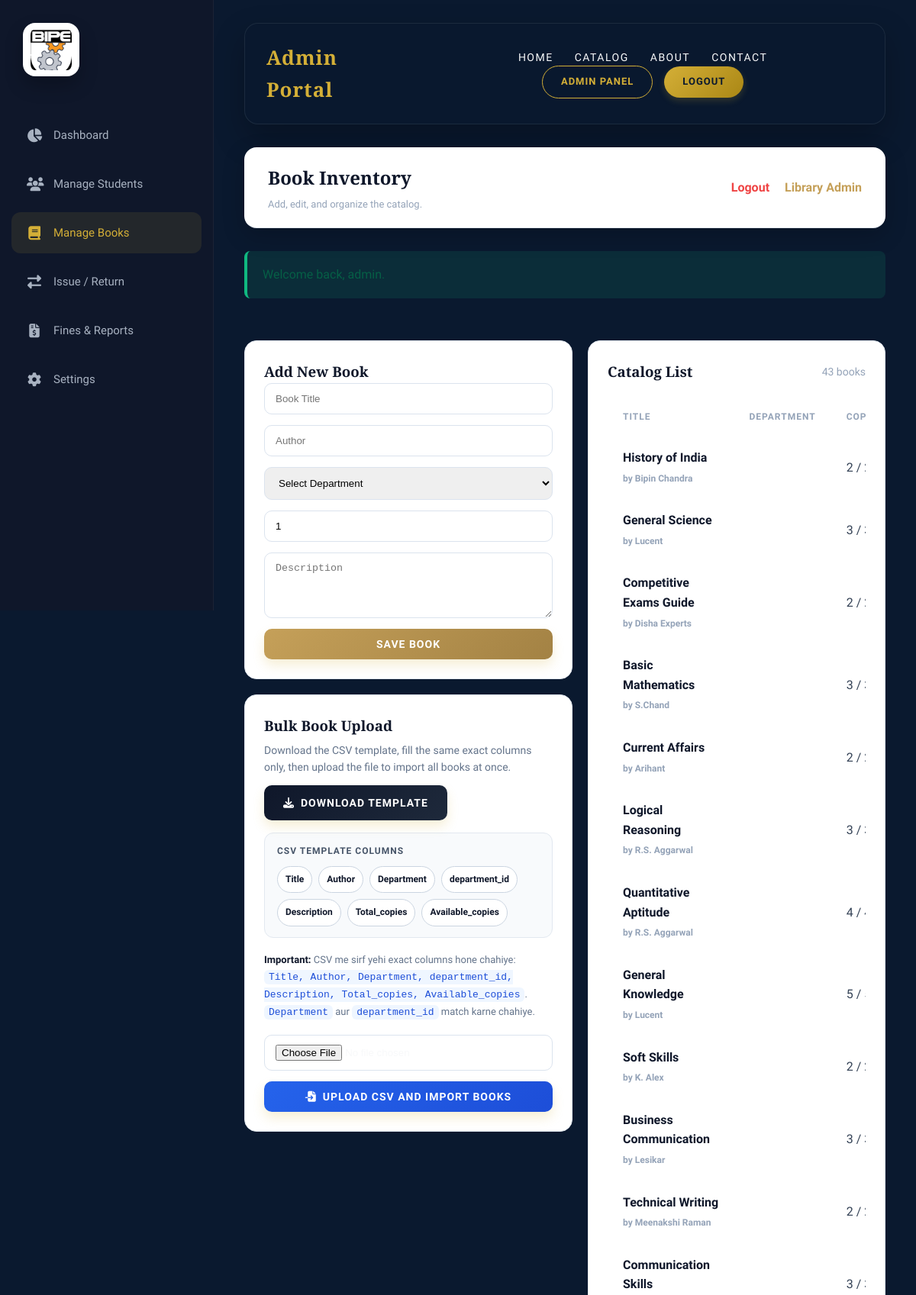
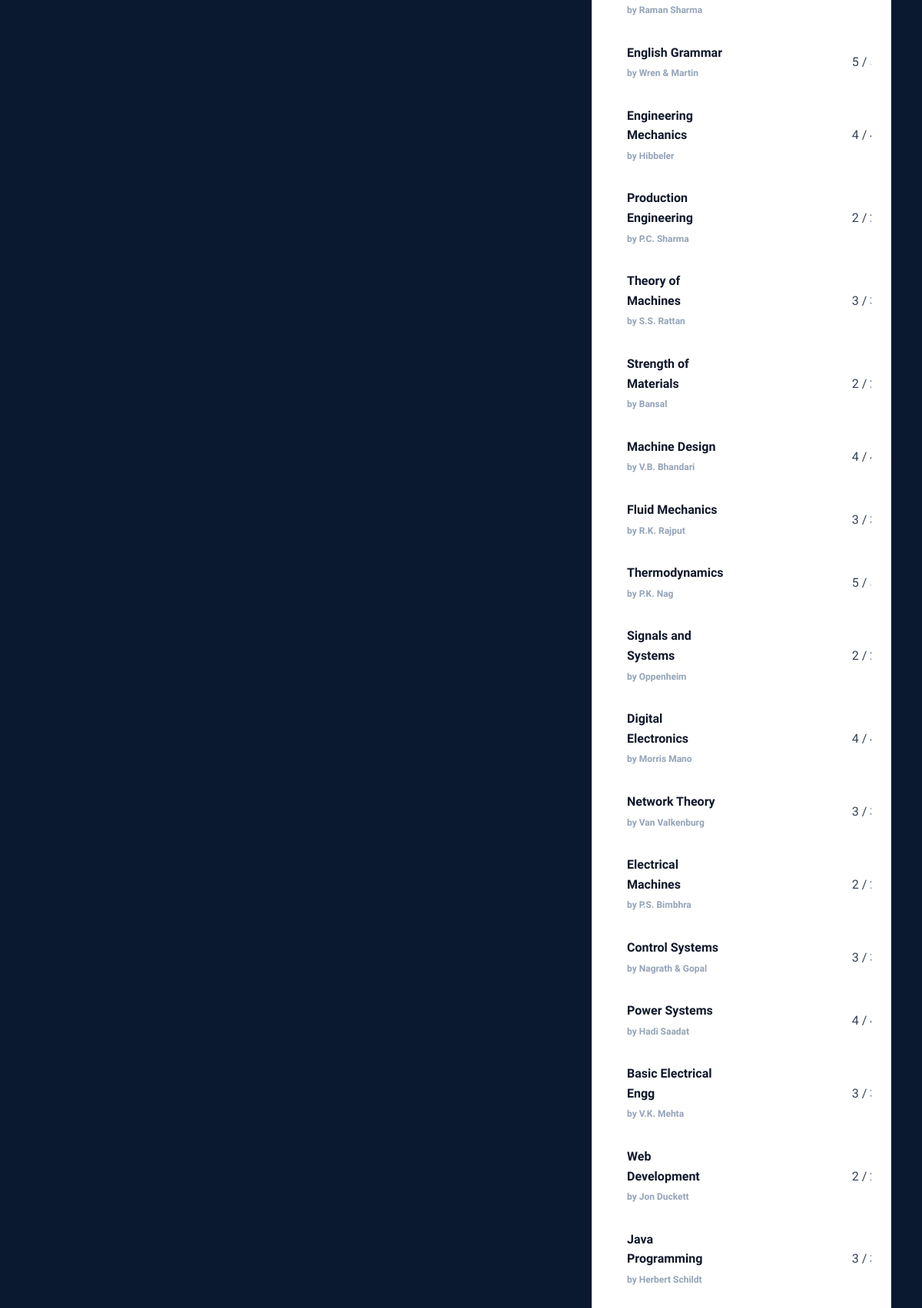
Page /admin/books.php (signed in, upper part) on the committed database (2 pictures, top to bottom).
### tables this page shows
CREATE TABLE IF NOT EXISTS books_table (
    id INT AUTO_INCREMENT PRIMARY KEY,
    Title VARCHAR(180) NOT NULL,
    Author VARCHAR(160) NOT NULL,
    Department VARCHAR(120) NOT NULL,
    department_id INT NULL,
    Description TEXT NULL,
    Total_copies INT NOT NULL DEFAULT 1,
    Available_copies INT NOT NULL DEFAULT 1,
    created_at TIMESTAMP DEFAULT CURRENT_TIMESTAMP,
    updated_at TIMESTAMP DEFAULT CURRENT_TIMESTAMP ON UPDATE CURRENT_TIMESTAMP
);

### app/helpers.php (called while the page is built, shortened)
<?php
function e(mixed $value): string
{
    return htmlspecialchars((string) $value, ENT_QUOTES, 'UTF-8');
}
function path_prefix(): string
{
    $scriptDir = str_replace('\\', '/', dirname($_SERVER['SCRIPT_NAME'] ?? ''));
    $scriptDir = trim($scriptDir, '/');
    return str_repeat('../', substr_count($scriptDir, '/') + 1);
}
function url(string $path = ''): string
{
    return path_prefix() . ltrim($path, '/');
}
function flash(string $key, ?string $message = null): ?string
{
    if (!array_key_exists($key, $_SESSION['_flash'])) {
        return null;
    }
    $value = $_SESSION['_flash'][$key];
    return $value;
}
function db_types(array $params): string
{
    $types = '';
    foreach ($params as $param) {
        $types .= match (true) {
            is_int($param) => 'i',
            is_float($param) => 'd',
            default => 's',
        };
    }
    return $types;
}
function db_bind(mysqli_stmt $statement, array $params, ?string $types = null): void
{
    if ($params === []) {
        return;
    }
    $bindTypes = $types ?? db_types($params);
    $bindValues = [$bindTypes];
    foreach ($params as $index => $value) {
        $bindValues[] = &$params[$index];
    }
    $statement->bind_param(...$bindValues);
}
function db_execute(string $sql, array $params = [], ?string $types = null): mysqli_stmt
{
    $statement = database_connection()->prepare($sql);
    db_bind($statement, $params, $types);
    $statement->execute();
    return $statement;
}
function db_all(string $sql, array $params = [], ?string $types = null): array
{
    return db_execute($sql, $params, $types)->get_result()->fetch_all(MYSQLI_ASSOC);
}
function db_one(string $sql, array $params = [], ?string $types = null): ?array
{
    $result = db_execute($sql, $params, $types)->get_result()->fetch_assoc();
    return $result ?: null;
}

### config/database.php (called while the page is built, shortened)
<?php
function database_config(): array
{
    return [
        'host' => getenv('LMS_DB_HOST') ?: 'localhost',
        'username' => getenv('LMS_DB_USER') ?: 'root',
        'password' => getenv('LMS_DB_PASSWORD') ?: 'M4a1..,.,.,@',
        'database' => getenv('LMS_DB_NAME') ?: 'library',
        'port' => (int) (getenv('LMS_DB_PORT') ?: 3306),
    ];
}
function database_connection()
{
    static $connection = null;
    if ($connection instanceof mysqli) {
        return $connection;
    }
    $config = database_config();
    $hosts = array_unique([$config['host'], 'localhost', '127.0.0.1']);
    $lastException = null;
    foreach ($hosts as $host) {
        try {
            $candidate = mysqli_init();
            $candidate->real_connect(
                $host,
                $config['username'],
                $config['password'],
                null,
                $config['port']
            );
            $candidate->set_charset('utf8mb4');
            $candidate->query(
                sprintf(
                    "CREATE DATABASE IF NOT EXISTS `%s` CHARACTER SET utf8mb4 COLLATE utf8mb4_unicode_ci",
                    $candidate->real_escape_string($config['database'])
                )
            );
            $candidate->select_db($config['database']);
            $connection = $candidate;
            return $connection;
        } catch (Throwable $exception) {
            $lastException = $exception;
        }
    }
    throw $lastException ?? new RuntimeException('Unable to connect to the MySQL server.');
}

### app/auth.php (called while the page is built, shortened)
<?php
function current_admin(): ?array
{
    $admin = db_one('SELECT * FROM admins WHERE id = ?', [(int) $_SESSION['admin_id']], 'i');
    return $admin;
}
function require_admin(): array
{
    $admin = current_admin();
    return $admin;
}

### app/library.php (called while the page is built, shortened)
<?php
function books_csv_template_headers(): array
{
    return ['Title', 'Author', 'Department', 'department_id', 'Description', 'Total_copies', 'Available_copies'];
}

### admin/books.php (the view, shortened to what this page needs)
<?php
$admin = require_admin();
$activePage = 'books';
$editId = isset($_GET['edit']) ? (int) $_GET['edit'] : null;
$csvTemplateHeaders = books_csv_template_headers();
$editBook = $editId
    ? db_one(
        'SELECT b.*, d.name AS Department
         FROM books_table b
         LEFT JOIN departments d ON d.id = b.department_id
         WHERE b.id = ?',
        [$editId],
        'i'
    )
    : null;
$books = db_all(
    'SELECT b.*, d.name AS Department
     FROM books_table b
     LEFT JOIN departments d ON d.id = b.department_id
     ORDER BY b.created_at DESC, b.id DESC'
);
$successMessage = flash('success');
$errorMessage = flash('error');
?>
<!DOCTYPE html>
<html lang="en">
<head>
    <link rel="stylesheet" href="https://cdnjs.cloudflare.com/ajax/libs/font-awesome/6.4.0/css/all.min.css">
    <link rel="stylesheet" href="<?= e(url('assets/css/dashboard.css')) ?>">
</head>
<body>
    <?php include __DIR__ . '/../includes/admin_sidebar.php'; ?>
    <div class="main">
        <?php include __DIR__ . '/../includes/admin_portal_header.php'; ?>
        <div class="top-bar" style="background:#fff; border-bottom:1px solid #e2e8f0;">
            <div class="welcome-msg">
                <h2 style="color:#0f172a;">Book Inventory</h2>
                <p style="color:#94a3b8;">Add, edit, and organize the catalog.</p>
            </div>
            <div class="profile-area">
                <a href="<?= e(url('admin/logout.php')) ?>" style="color:#ef4444; text-decoration:none; font-weight:600;">Logout</a>
                <span style="color:#c5a059; font-weight:600;"><?= e($admin['name']) ?></span>
            </div>
        </div>
        <?php if ($successMessage || $errorMessage): ?>
            <div style="background: <?= $errorMessage ? 'rgba(239,68,68,0.1)' : 'rgba(16,185,129,0.12)' ?>; border-left: 4px solid <?= $errorMessage ? '#ef4444' : '#10b981' ?>; color: <?= $errorMessage ? '#ef4444' : '#065f46' ?>; padding: 18px 20px; border-radius: 8px; margin-bottom: 25px;">
                <?= e($errorMessage ?: $successMessage) ?>
            </div>
        <?php endif; ?>
        <div class="stats-grid" style="grid-template-columns: minmax(320px, 430px) minmax(0, 1fr); align-items:start;">
            <div style="display:grid; gap:20px;">
                <div class="table-container" style="background:#fff; border:1px solid #e2e8f0;">
                    <h3 style="margin-top:0; color:#0f172a; font-family:'Playfair Display', serif;"><?= $editBook ? 'Edit Book' : 'Add New Book' ?></h3>
                    <form method="POST" action="<?= e(url('admin/books.php')) ?>" style="display:grid; gap:14px;">
                        <input type="text" name="title" placeholder="Book Title" value="<?= e((string) ($editBook['Title'] ?? '')) ?>" required style="padding:12px 14px; border:1px solid #dbe3ee; border-radius:10px;">
                        <input type="text" name="author" placeholder="Author" value="<?= e((string) ($editBook['Author'] ?? '')) ?>" required style="padding:12px 14px; border:1px solid #dbe3ee; border-radius:10px;">
                        <select name="department_id" required style="padding:12px 14px; border:1px solid #dbe3ee; border-radius:10px;">
                            <option value="" disabled <?= empty($editBook['department_id']) ? 'selected' : '' ?>>Select Department</option>
                        </select>
                        <input type="number" min="1" name="total_copies" placeholder="Total Copies" value="<?= e((string) ($editBook['Total_copies'] ?? '1')) ?>" required style="padding:12px 14px; border:1px solid #dbe3ee; border-radius:10px;">
                        <textarea name="description" placeholder="Description" rows="4" style="padding:12px 14px; border:1px solid #dbe3ee; border-radius:10px;"><?= e((string) ($editBook['Description'] ?? '')) ?></textarea>
                        <button type="submit" name="save_book" class="btn-gold" style="background: linear-gradient(135deg, #c5a059, #a38244); color:#fff; justify-content:center;">Save Book</button>
                    </form>
                </div>
                <div class="table-container" style="background:#fff; border:1px solid #e2e8f0;">
                    <div style="display:flex; justify-content:space-between; align-items:flex-start; gap:12px; margin-bottom:16px; flex-wrap:wrap;">
                        <div>
                            <h3 style="margin:0 0 6px 0; color:#0f172a; font-family:'Playfair Display', serif;">Bulk Book Upload</h3>
                            <p style="margin:0; color:#64748b; font-size:14px; line-height:1.6;">Download the CSV template, fill the same exact columns only, then upload the file to import all books at once.</p>
                        </div>
                        <a href="<?= e(url('admin/books.php?download=books-csv-template')) ?>" class="btn-gold" style="background: linear-gradient(135deg, #0f172a, #1e293b); color:#fff; justify-content:center;">
                            <i class="fas fa-download"></i> Download Template
                        </a>
                    </div>
                    <div style="margin-bottom:18px; padding:14px 16px; border-radius:12px; background:#f8fafc; border:1px solid #e2e8f0;">
                        <div style="font-size:12px; text-transform:uppercase; letter-spacing:1px; font-weight:700; color:#475569; margin-bottom:10px;">CSV Template Columns</div>
                        <div style="display:flex; gap:8px; flex-wrap:wrap;">
                            <?php foreach ($csvTemplateHeaders as $header): ?>
                                <span style="display:inline-flex; align-items:center; padding:7px 10px; border-radius:999px; background:#fff; border:1px solid #cbd5e1; color:#0f172a; font-size:12px; font-weight:600;"><?= e($header) ?></span>
                            <?php endforeach; ?>
                        </div>
                    </div>
                    <div style="margin-bottom:18px; color:#64748b; font-size:13px; line-height:1.7;">
                        <strong style="color:#0f172a;">Important:</strong> CSV me sirf yehi exact columns hone chahiye: <code style="background:#eff6ff; color:#1d4ed8; padding:2px 6px; border-radius:6px;">Title, Author, Department, department_id, Description, Total_copies, Available_copies</code>. <code style="background:#eff6ff; color:#1d4ed8; padding:2px 6px; border-radius:6px;">Department</code> aur <code style="background:#eff6ff; color:#1d4ed8; padding:2px 6px; border-radius:6px;">department_id</code> match karne chahiye.
                    </div>
                    <form method="POST" action="<?= e(url('admin/books.php')) ?>" enctype="multipart/form-data" style="display:grid; gap:14px;">
                        <input type="file" name="books_csv" accept=".csv,text/csv" required style="padding:12px 14px; border:1px solid #dbe3ee; border-radius:10px; background:#fff;">
                        <button type="submit" name="import_books_csv" class="btn-gold" style="background: linear-gradient(135deg, #2563eb, #1d4ed8); color:#fff; justify-content:center;">
                            <i class="fas fa-file-import"></i> Upload CSV and Import Books
                        </button>
                    </form>
                </div>
            </div>
            <div class="table-container" style="background:#fff; border:1px solid #e2e8f0;">
                <div class="table-controls">
                    <h3 style="margin:0; color:#0f172a; font-family:'Playfair Display', serif;">Catalog List</h3>
                    <span style="color:#94a3b8; font-size:14px;"><?= e(count($books)) ?> books</span>
                </div>
                <div style="overflow-x:auto;">
                    <table class="custom-table">
                        <thead>
                            <tr>
                                <th style="color:#94a3b8;">Title</th>
                                <th style="color:#94a3b8;">Department</th>
                                <th style="color:#94a3b8;">Copies</th>
                            </tr>
                        </thead>
                        <tbody>
                            <?php foreach ($books as $book): ?>
                                <tr>
                                    <td style="color:#0f172a; font-weight:600;"><?= e($book['Title']) ?><br><span style="color:#94a3b8; font-size:12px;">by <?= e($book['Author']) ?></span></td>
                                    <td style="color:#334155;"><?= e($book['Department']) ?></td>
                                    <td style="color:#334155;"><?= e((string) $book['Available_copies']) ?> / <?= e((string) $book['Total_copies']) ?></td>
                                </tr>
                            <?php endforeach; ?>
                        </tbody>
                    </table>
                </div>
            </div>
        </div>
    </div>
</body>
</html>

### includes/admin_sidebar.php
<?php
$activePage = $activePage ?? '';
?>
<div class="sidebar" style="background: #0f172a; border-right: 1px solid rgba(255,255,255,0.05);">
    <div class="sidebar-logo" style="color: #c5a059;">
        <img src="<?= e(url('assets/images/image.png')) ?>" alt="BIPE Library Management System" style="height: 70px; width: auto; display: block; border-radius: 16px; background: #fff; padding: 8px 10px; box-shadow: 0 12px 24px rgba(0, 0, 0, 0.24);">
    </div>
    <div class="nav-links">
        <a href="<?= e(url('admin/dashboard.php')) ?>" class="<?= $activePage === 'dashboard' ? 'active' : '' ?>"><i class="fas fa-chart-pie"></i> Dashboard</a>
        <a href="<?= e(url('admin/students.php')) ?>" class="<?= $activePage === 'students' ? 'active' : '' ?>"><i class="fas fa-users"></i> Manage Students</a>
        <a href="<?= e(url('admin/books.php')) ?>" class="<?= $activePage === 'books' ? 'active' : '' ?>"><i class="fas fa-book"></i> Manage Books</a>
        <a href="<?= e(url('admin/issues.php')) ?>" class="<?= $activePage === 'issues' ? 'active' : '' ?>"><i class="fas fa-exchange-alt"></i> Issue / Return</a>
        <a href="<?= e(url('admin/fines.php')) ?>" class="<?= $activePage === 'fines' ? 'active' : '' ?>"><i class="fas fa-file-invoice-dollar"></i> Fines & Reports</a>
        <a href="<?= e(url('admin/settings.php')) ?>" class="<?= $activePage === 'settings' ? 'active' : '' ?>"><i class="fas fa-cog"></i> Settings</a>
    </div>
</div>

### includes/admin_portal_header.php (shortened to what this page needs)
<?php
$portalNavLinks = [
    ['label' => 'Home', 'href' => url('index.php')],
    ['label' => 'Catalog', 'href' => url('catalog.php')],
    ['label' => 'About', 'href' => url('about.php')],
    ['label' => 'Contact', 'href' => url('contact.php')],
];
?>
<div class="portal-header">
    <span class="portal-logo">Admin Portal</span>
    <nav class="portal-nav">
        <?php foreach ($portalNavLinks as $link): ?>
            <a href="<?= e($link['href']) ?>"><?= e($link['label']) ?></a>
        <?php endforeach; ?>
        <div class="portal-nav-auth">
            <a href="<?= e(url('admin/dashboard.php')) ?>" class="portal-btn portal-btn-outline">Admin Panel</a>
            <a href="<?= e(url('admin/logout.php')) ?>" class="portal-btn portal-btn-solid">Logout</a>
        </div>
    </nav>
</div>

### rows in the picture
books_table: Title "History of India", Author "Bipin Chandra", Available_copies "2"
books_table: Title "General Science", Author "Lucent", Available_copies "3"
books_table: Title "Competitive Exams Guide", Author "Disha Experts", Available_copies "2"
books_table: Title "Basic Mathematics", Author "S.Chand", Available_copies "3"
books_table: Title "Current Affairs", Author "Arihant", Available_copies "2"
books_table: Title "Logical Reasoning", Author "R.S. Aggarwal", Available_copies "3"
books_table: Title "Quantitative Aptitude", Author "R.S. Aggarwal", Available_copies "4"
books_table: Title "General Knowledge", Author "Lucent", Available_copies "5"
books_table: Title "Soft Skills", Author "K. Alex", Available_copies "2"
books_table: Title "Business Communication", Author "Lesikar", Available_copies "3"
books_table: Title "Technical Writing", Author "Meenakshi Raman", Available_copies "2"
books_table: Title "Communication Skills", Author "Raman Sharma", Available_copies "3"
books_table: Title "English Grammar", Author "Wren & Martin", Available_copies "5"
books_table: Title "Engineering Mechanics", Author "Hibbeler", Available_copies "4"
books_table: Title "Production Engineering", Author "P.C. Sharma", Available_copies "2"
books_table: Title "Theory of Machines", Author "S.S. Rattan", Available_copies "3"
books_table: Title "Strength of Materials", Author "Bansal", Available_copies "2"
books_table: Title "Machine Design", Author "V.B. Bhandari", Available_copies "4"
books_table: Title "Fluid Mechanics", Author "R.K. Rajput", Available_copies "3"
books_table: Title "Thermodynamics", Author "P.K. Nag", Available_copies "5"
books_table: Title "Signals and Systems", Author "Oppenheim", Available_copies "2"
books_table: Title "Digital Electronics", Author "Morris Mano", Available_copies "4"
books_table: Title "Network Theory", Author "Van Valkenburg", Available_copies "3"
books_table: Title "Electrical Machines", Author "P.S. Bimbhra", Available_copies "2"
books_table: Title "Control Systems", Author "Nagrath & Gopal", Available_copies "3"
books_table: Title "Power Systems", Author "Hadi Saadat", Available_copies "4"
books_table: Title "Basic Electrical Engg", Author "V.K. Mehta", Available_copies "3"
books_table: Title "Web Development", Author "Jon Duckett", Available_copies "2"
books_table: Title "Java Programming", Author "Herbert Schildt", Available_copies "3"

### other values in the picture
$link['label'] "HOME"
$link['label'] "CATALOG"
$link['label'] "ABOUT"
$link['label'] "CONTACT"
$admin['name'] "Library Admin"
$errorMessage ?: $successMessage "Welcome back, admin."
$header "Title"
$header "Author"
$header "Department"
$header "department_id"
$header "Description"
$header "Total_copies"
$header "Available_copies"
count($books) "43"
